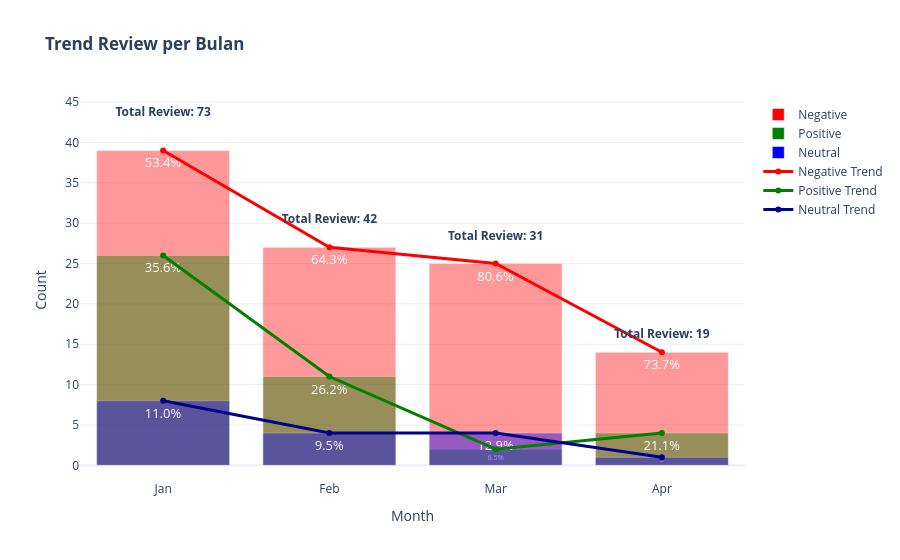

Notebook code for this chart:
### Code cell
import pandas as pd
import plotly.graph_objects as go

# ===== PREP DATA =====
trend.index = pd.to_datetime(trend.index)
trend["month"] = trend.index.strftime("%b")

trend["total"] = trend[["positive", "neutral", "negative"]].sum(axis=1)

trend_pct = trend[["positive", "neutral", "negative"]].div(trend["total"], axis=0) * 100


# ===== BUILD FIGURE =====
fig = go.Figure()

# 🔹 GROUPED BARS (VISIBLE)
for s in ["negative", "positive", "neutral"]:
    fig.add_bar(
        x=trend["month"],
        y=trend[s],
        name=s.capitalize(),
        marker=dict(color=colors[s], opacity=0.4),

        text=[f"{v:.1f}%" for v in trend_pct[s]],

        textposition="inside",

        textfont=dict(size=13, color="white")
    )

line_colors = {"negative": "red", "positive": "green", "neutral": "darkblue"}


for s in ["negative", "positive", "neutral"]:
    fig.add_scatter(
        x=trend["month"],
        y=trend[s],
        mode="lines+markers",
        name=f"{s.capitalize()} Trend",
        line=dict(color=line_colors[s], width=3)
    )


# 🔥 TOTAL (FIXED POSITION)
fig.add_scatter(
    x=trend["month"],
    y=trend["negative"] * 1.1,
    mode="text",
    text=[f"<b>Total Review: {v}</b>" for v in trend["total"]],
    textposition="top center",
    showlegend=False
)

# ===== LAYOUT =====
fig.update_layout(
    barmode="overlay",  # 👈 FIXED
    title="<b>Trend Review per Bulan</b>",
    xaxis_title="Month",
    yaxis_title="Count",
    template="plotly_white"
)

fig.show()

### Figure 1 — Plotly figure (JSON) as saved in the notebook; plotly's stock layout.template omitted (floating-point values rounded to 4 significant figures)
{"data": [{"marker": {"color": "red", "opacity": 0.4}, "name": "Negative", "text": ["53.4%", "64.3%", "80.6%", "73.7%"], "textfont": {"color": "white", "size": 13}, "textposition": "inside", "type": "bar", "x": ["Jan", "Feb", "Mar", "Apr"], "y": [39, 27, 25, 14]}, {"marker": {"color": "green", "opacity": 0.4}, "name": "Positive", "text": ["35.6%", "26.2%", "6.5%", "21.1%"], "textfont": {"color": "white", "size": 13}, "textposition": "inside", "type": "bar", "x": ["Jan", "Feb", "Mar", "Apr"], "y": [26, 11, 2, 4]}, {"marker": {"color": "blue", "opacity": 0.4}, "name": "Neutral", "text": ["11.0%", "9.5%", "12.9%", "5.3%"], "textfont": {"color": "white", "size": 13}, "textposition": "inside", "type": "bar", "x": ["Jan", "Feb", "Mar", "Apr"], "y": [8, 4, 4, 1]}, {"line": {"color": "red", "width": 3}, "mode": "lines+markers", "name": "Negative Trend", "type": "scatter", "x": ["Jan", "Feb", "Mar", "Apr"], "y": [39, 27, 25, 14]}, {"line": {"color": "green", "width": 3}, "mode": "lines+markers", "name": "Positive Trend", "type": "scatter", "x": ["Jan", "Feb", "Mar", "Apr"], "y": [26, 11, 2, 4]}, {"line": {"color": "darkblue", "width": 3}, "mode": "lines+markers", "name": "Neutral Trend", "type": "scatter", "x": ["Jan", "Feb", "Mar", "Apr"], "y": [8, 4, 4, 1]}, {"mode": "text", "showlegend": false, "text": ["<b>Total Review: 73</b>", "<b>Total Review: 42</b>", "<b>Total Review: 31</b>", "<b>Total Review: 19</b>"], "textposition": "top center", "type": "scatter", "x": ["Jan", "Feb", "Mar", "Apr"], "y": [42.9, 29.7, 27.5, 15.4]}], "layout": {"barmode": "overlay", "title": {"text": "<b>Trend Review per Bulan</b>"}, "xaxis": {"title": {"text": "Month"}}, "yaxis": {"title": {"text": "Count"}}}}
